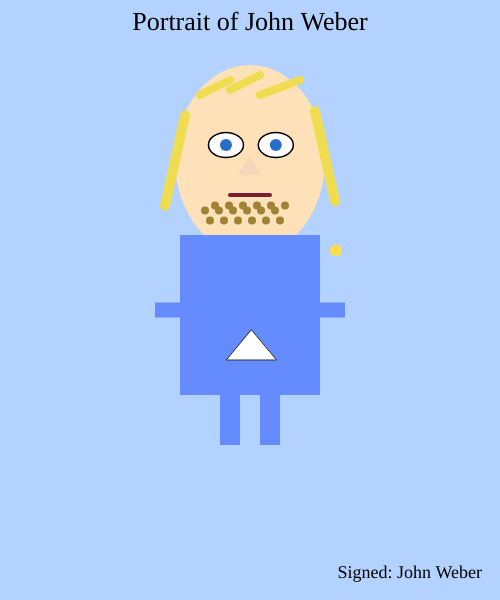
Frame 1 (no input)
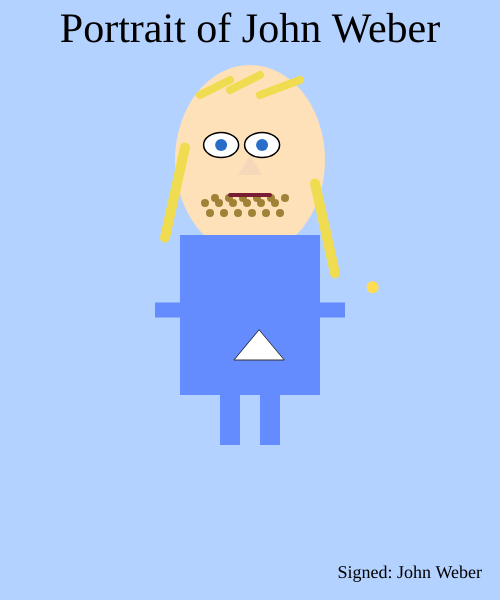
Frame 60 (no input)
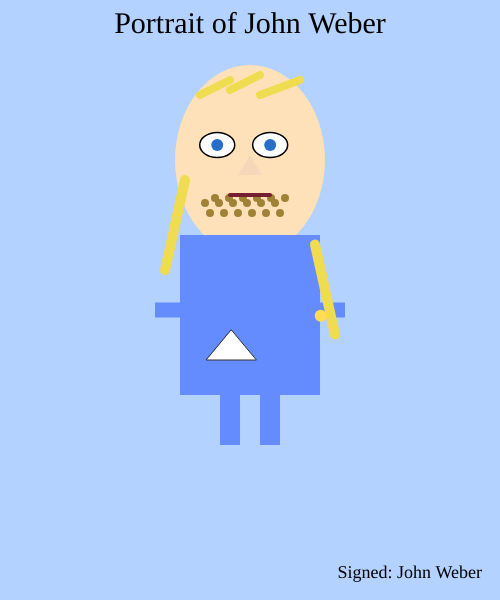
Frame 120 (the mouse pressed at the canvas centre since frame 60)

The p5.js sketch that drew these frames (run headless with seeded random() and noise() and a simulated clock; from frame 60 on, the mouse is pressed at the canvas centre):

// p5.js sketch
// ── sketch.js
// Animated Portrait of John Weber
// x-axis movers (≥2), y-axis movers (≥2), diagonal mover (≥1),
// different random speeds, and title scales larger 5 times then smaller 5 times (loop).

let leftEyeX, rightEyeX;
let leftEyeSpeed, rightEyeSpeed;

let badgeX, badgeSpeed; // badge/triangle moves along x

let hair1Y, hair2Y;
let hair1Speed, hair2Speed; // hair moves on y

let beardYOffset, beardSpeed; // beard cluster moves on y

let earringX, earringY, earringSpeedX, earringSpeedY; // diagonal mover

// Title scaling cycle
let titleBase = 26;
let stepIndex = 0; // 0..9 (0-4 scale up, 5-9 scale down)
let framesPerStep = 14;
let frameCounter = 0;

function setup() {
  createCanvas(500, 600);
  // initialize positions
  leftEyeX = 225;
  rightEyeX = 275;
  leftEyeSpeed = random(0.4, 1.2);   // x-axis speeds (different)
  rightEyeSpeed = random(0.6, 1.6);

  badgeX = 250;
  badgeSpeed = random(0.8, 1.8);

  hair1Y = 115;
  hair2Y = 110;
  hair1Speed = random(0.3, 1.0);      // y-axis speeds
  hair2Speed = random(0.5, 1.4);

  beardYOffset = 0;
  beardSpeed = random(0.4, 1.0);

  earringX = 335;
  earringY = 250;
  earringSpeedX = random(0.7, 1.5);
  earringSpeedY = random(0.5, 1.2);

  textFont('Georgia');
}

function draw() {
  background(180, 210, 255);

  // --- Title with step-scaling (5 up steps, 5 down steps) ---
  frameCounter++;
  if (frameCounter > framesPerStep) {
    frameCounter = 0;
    stepIndex = (stepIndex + 1) % 10; // 0..9 loop
  }
  // compute text size: steps 0-4 increase, 5-9 decrease
  let sizeOffset;
  if (stepIndex <= 4) {
    sizeOffset = stepIndex * 4;    // grows in 5 steps
  } else {
    sizeOffset = (9 - stepIndex) * 4; // shrinks in 5 steps
  }
  let titleSize = titleBase + sizeOffset;
  fill(0);
  textSize(titleSize);
  textAlign(CENTER, TOP);
  text("Portrait of John Weber", width / 2, 10);

  // --- static-ish head & body (base portrait) ---
  noStroke();
  fill(255, 225, 185);
  ellipse(250, 160, 150, 190); // head

  // T-shirt (rect)
  fill(100, 140, 255);
  rectMode(CENTER);
  rect(250, 315, 140, 160);

  // arms (rects)
  rect(320, 310, 50, 15);
  rect(180, 310, 50, 15);

  // legs
  rect(230, 395, 20, 100);
  rect(270, 395, 20, 100);

  // --- Animate eyes (x-axis movers) ---
  // left eye moves between 210 and 240
  leftEyeX += leftEyeSpeed;
  if (leftEyeX > 240 || leftEyeX < 210) leftEyeSpeed *= -1;

  // right eye moves between 260 and 290
  rightEyeX += rightEyeSpeed;
  if (rightEyeX > 290 || rightEyeX < 260) rightEyeSpeed *= -1;

  // draw eyes (ellipses) and blue pupils (points)
  fill(255);
  stroke(0);
  strokeWeight(1.5);
  ellipse(leftEyeX, 145, 35, 25);
  ellipse(rightEyeX, 145, 35, 25);

  noStroke();
  fill(40, 110, 200); // blue pupils
  ellipse(leftEyeX, 145, 12, 12);
  ellipse(rightEyeX, 145, 12, 12);

  // --- Animate badge/triangle moving on x-axis (another x-mover) ---
  badgeX += badgeSpeed;
  if (badgeX > 300 || badgeX < 200) badgeSpeed *= -1;

  // Draw badge triangle: first point is bottom-left (requirement)
  fill(255);
  stroke(50);
  strokeWeight(1);
  // triangle(x1,y1 bottom-left, x2,y2, x3,y3)
  triangle(badgeX - 25, 360, badgeX + 25, 360, badgeX, 330);

  // --- Animate hair strands moving on y-axis (two y-movers) ---
  hair1Y += hair1Speed;
  if (hair1Y > 250 || hair1Y < 95) hair1Speed *= -1;

  hair2Y += hair2Speed;
  if (hair2Y > 250 || hair2Y < 95) hair2Speed *= -1;

  stroke(240, 220, 80);
  strokeWeight(10);
  // left side hair strand (line) vertical-ish (moves on y)
  line(185, hair1Y, 165, hair1Y + 90);
  // right side hair strand
  line(315, hair2Y, 335, hair2Y + 90);

  // top hair waves (static-ish)
  strokeWeight(8);
  line(200, 95, 230, 80);
  line(230, 90, 260, 75);
  line(260, 95, 300, 80);

  // --- Animate beard cluster moving on y-axis (another y-mover) ---
  beardYOffset += beardSpeed;
  if (beardYOffset > 10 || beardYOffset < -10) beardSpeed *= -1;

  stroke(160, 130, 55);
  strokeWeight(8);
  // draw multiple points for full beard, offset by beardYOffset
  for (let x = 215; x <= 285; x += 14) {
    point(x, 205 + beardYOffset);
    point(x - 10, 210 + beardYOffset);
    point(x - 5, 220 + beardYOffset);
  }

  // --- Diagonal mover: right earring (moves on both x & y) ---
  earringX += earringSpeedX;
  earringY += earringSpeedY;
  if (earringX > 380 || earringX < 320) earringSpeedX *= -1;
  if (earringY > 320 || earringY < 200) earringSpeedY *= -1;

  noStroke();
  fill(255, 220, 80);
  ellipse(earringX, earringY, 12, 12); // diagonal moving circle

  // --- Nose (triangle small, static) - keep first point bottom-left ---
  noStroke();
  fill(245, 215, 185);
  triangle(238, 175, 262, 175, 250, 155);

  // --- Mouth (static line) ---
  stroke(120, 30, 50);
  strokeWeight(4);
  line(230, 195, 270, 195);

  // --- Signature (static) ---
  noStroke();
  fill(0);
  textSize(18);
  textAlign(RIGHT, BOTTOM);
  text("Signed: John Weber", width - 18, height - 18);
}
